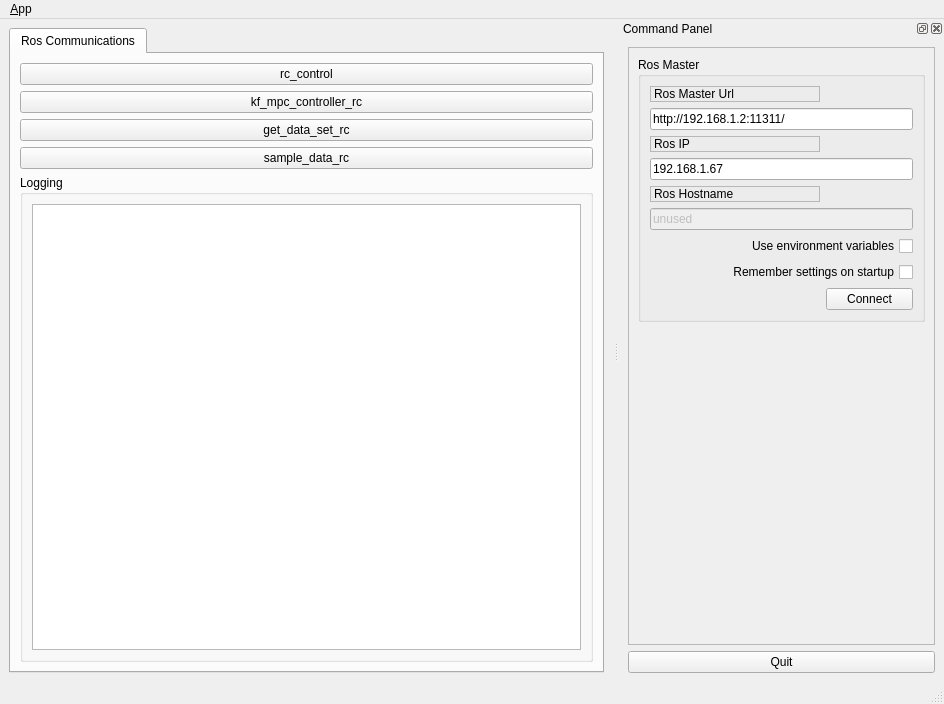
<?xml version="1.0" encoding="UTF-8"?>
<ui version="4.0">
 <class>MainWindowDesign</class>
 <widget class="QMainWindow" name="MainWindowDesign">
  <property name="geometry">
   <rect>
    <x>0</x>
    <y>0</y>
    <width>944</width>
    <height>704</height>
   </rect>
  </property>
  <property name="windowTitle">
   <string>QRosApp</string>
  </property>
  <property name="windowIcon">
   <iconset resource="../resources/images.qrc">
    <normaloff>:/images/icon.png</normaloff>:/images/icon.png</iconset>
  </property>
  <property name="locale">
   <locale language="English" country="Australia"/>
  </property>
  <widget class="QWidget" name="centralwidget">
   <layout class="QHBoxLayout">
    <item>
     <widget class="QTabWidget" name="tab_manager">
      <property name="minimumSize">
       <size>
        <width>100</width>
        <height>0</height>
       </size>
      </property>
      <property name="locale">
       <locale language="English" country="Australia"/>
      </property>
      <property name="currentIndex">
       <number>0</number>
      </property>
      <widget class="QWidget" name="tab_status">
       <attribute name="title">
        <string>Ros Communications</string>
       </attribute>
       <layout class="QVBoxLayout" name="verticalLayout_2">
        <item>
         <widget class="QPushButton" name="rc_control_button">
          <property name="text">
           <string>rc_control</string>
          </property>
         </widget>
        </item>
        <item>
         <widget class="QPushButton" name="kf_mpc_controller_rc_button">
          <property name="text">
           <string>kf_mpc_controller_rc</string>
          </property>
         </widget>
        </item>
        <item>
         <widget class="QPushButton" name="get_data_set_rc">
          <property name="text">
           <string>get_data_set_rc</string>
          </property>
         </widget>
        </item>
        <item>
         <widget class="QPushButton" name="sample_data_rc_button">
          <property name="text">
           <string>sample_data_rc</string>
          </property>
         </widget>
        </item>
        <item>
         <widget class="QGroupBox" name="groupBox_12">
          <property name="sizePolicy">
           <sizepolicy hsizetype="MinimumExpanding" vsizetype="Preferred">
            <horstretch>0</horstretch>
            <verstretch>0</verstretch>
           </sizepolicy>
          </property>
          <property name="title">
           <string>Logging</string>
          </property>
          <layout class="QGridLayout" name="gridLayout_3">
           <item row="1" column="0">
            <widget class="QListView" name="view_logging"/>
           </item>
          </layout>
         </widget>
        </item>
       </layout>
      </widget>
     </widget>
    </item>
   </layout>
  </widget>
  <widget class="QMenuBar" name="menubar">
   <property name="geometry">
    <rect>
     <x>0</x>
     <y>0</y>
     <width>944</width>
     <height>19</height>
    </rect>
   </property>
   <widget class="QMenu" name="menu_File">
    <property name="title">
     <string>&amp;App</string>
    </property>
    <addaction name="action_Preferences"/>
    <addaction name="separator"/>
    <addaction name="actionAbout"/>
    <addaction name="actionAbout_Qt"/>
    <addaction name="separator"/>
    <addaction name="action_Quit"/>
   </widget>
   <addaction name="menu_File"/>
  </widget>
  <widget class="QStatusBar" name="statusbar"/>
  <widget class="QDockWidget" name="dock_status">
   <property name="sizePolicy">
    <sizepolicy hsizetype="Minimum" vsizetype="Preferred">
     <horstretch>0</horstretch>
     <verstretch>0</verstretch>
    </sizepolicy>
   </property>
   <property name="minimumSize">
    <size>
     <width>325</width>
     <height>368</height>
    </size>
   </property>
   <property name="allowedAreas">
    <set>Qt::RightDockWidgetArea</set>
   </property>
   <property name="windowTitle">
    <string>Command Panel</string>
   </property>
   <attribute name="dockWidgetArea">
    <number>2</number>
   </attribute>
   <widget class="QWidget" name="dockWidgetContents_2">
    <layout class="QVBoxLayout" name="verticalLayout">
     <item>
      <widget class="QFrame" name="frame">
       <property name="sizePolicy">
        <sizepolicy hsizetype="Minimum" vsizetype="Preferred">
         <horstretch>0</horstretch>
         <verstretch>0</verstretch>
        </sizepolicy>
       </property>
       <property name="frameShape">
        <enum>QFrame::StyledPanel</enum>
       </property>
       <property name="frameShadow">
        <enum>QFrame::Raised</enum>
       </property>
       <layout class="QVBoxLayout" name="verticalLayout_3">
        <item>
         <widget class="QGroupBox" name="groupBox">
          <property name="title">
           <string>Ros Master</string>
          </property>
          <layout class="QGridLayout" name="gridLayout">
           <item row="0" column="0">
            <widget class="QLabel" name="label">
             <property name="frameShape">
              <enum>QFrame::StyledPanel</enum>
             </property>
             <property name="frameShadow">
              <enum>QFrame::Raised</enum>
             </property>
             <property name="text">
              <string>Ros Master Url</string>
             </property>
            </widget>
           </item>
           <item row="1" column="0" colspan="2">
            <widget class="QLineEdit" name="line_edit_master">
             <property name="text">
              <string>http://192.168.1.2:11311/</string>
             </property>
            </widget>
           </item>
           <item row="2" column="0">
            <widget class="QLabel" name="label_2">
             <property name="frameShape">
              <enum>QFrame::StyledPanel</enum>
             </property>
             <property name="frameShadow">
              <enum>QFrame::Raised</enum>
             </property>
             <property name="text">
              <string>Ros IP</string>
             </property>
            </widget>
           </item>
           <item row="3" column="0" colspan="2">
            <widget class="QLineEdit" name="line_edit_host">
             <property name="text">
              <string>192.168.1.67</string>
             </property>
            </widget>
           </item>
           <item row="4" column="0">
            <widget class="QLabel" name="label_3">
             <property name="frameShape">
              <enum>QFrame::StyledPanel</enum>
             </property>
             <property name="frameShadow">
              <enum>QFrame::Raised</enum>
             </property>
             <property name="text">
              <string>Ros Hostname</string>
             </property>
            </widget>
           </item>
           <item row="5" column="0" colspan="2">
            <widget class="QLineEdit" name="line_edit_topic">
             <property name="enabled">
              <bool>false</bool>
             </property>
             <property name="text">
              <string>unused</string>
             </property>
            </widget>
           </item>
           <item row="6" column="0" colspan="2">
            <widget class="QCheckBox" name="checkbox_use_environment">
             <property name="layoutDirection">
              <enum>Qt::RightToLeft</enum>
             </property>
             <property name="text">
              <string>Use environment variables</string>
             </property>
            </widget>
           </item>
           <item row="7" column="0" colspan="2">
            <widget class="QCheckBox" name="checkbox_remember_settings">
             <property name="layoutDirection">
              <enum>Qt::RightToLeft</enum>
             </property>
             <property name="text">
              <string>Remember settings on startup</string>
             </property>
            </widget>
           </item>
           <item row="8" column="0">
            <spacer name="horizontalSpacer">
             <property name="orientation">
              <enum>Qt::Horizontal</enum>
             </property>
             <property name="sizeHint" stdset="0">
              <size>
               <width>170</width>
               <height>21</height>
              </size>
             </property>
            </spacer>
           </item>
           <item row="8" column="1">
            <widget class="QPushButton" name="button_connect">
             <property name="enabled">
              <bool>true</bool>
             </property>
             <property name="sizePolicy">
              <sizepolicy hsizetype="MinimumExpanding" vsizetype="Fixed">
               <horstretch>0</horstretch>
               <verstretch>0</verstretch>
              </sizepolicy>
             </property>
             <property name="toolTip">
              <string>Set the target to the current joint trajectory state.</string>
             </property>
             <property name="statusTip">
              <string>Clear all waypoints and set the target to the current joint trajectory state.</string>
             </property>
             <property name="text">
              <string>Connect</string>
             </property>
            </widget>
           </item>
          </layout>
         </widget>
        </item>
        <item>
         <spacer name="verticalSpacer_3">
          <property name="orientation">
           <enum>Qt::Vertical</enum>
          </property>
          <property name="sizeHint" stdset="0">
           <size>
            <width>20</width>
            <height>233</height>
           </size>
          </property>
         </spacer>
        </item>
       </layout>
      </widget>
     </item>
     <item>
      <widget class="QPushButton" name="quit_button">
       <property name="sizePolicy">
        <sizepolicy hsizetype="MinimumExpanding" vsizetype="Fixed">
         <horstretch>0</horstretch>
         <verstretch>0</verstretch>
        </sizepolicy>
       </property>
       <property name="text">
        <string>Quit</string>
       </property>
      </widget>
     </item>
    </layout>
   </widget>
  </widget>
  <action name="action_Quit">
   <property name="text">
    <string>&amp;Quit</string>
   </property>
   <property name="shortcut">
    <string>Ctrl+Q</string>
   </property>
   <property name="shortcutContext">
    <enum>Qt::ApplicationShortcut</enum>
   </property>
  </action>
  <action name="action_Preferences">
   <property name="text">
    <string>&amp;Preferences</string>
   </property>
  </action>
  <action name="actionAbout">
   <property name="text">
    <string>&amp;About</string>
   </property>
  </action>
  <action name="actionAbout_Qt">
   <property name="text">
    <string>About &amp;Qt</string>
   </property>
  </action>
 </widget>
 <resources>
  <include location="../resources/images.qrc"/>
 </resources>
 <connections>
  <connection>
   <sender>action_Quit</sender>
   <signal>triggered()</signal>
   <receiver>MainWindowDesign</receiver>
   <slot>close()</slot>
   <hints>
    <hint type="sourcelabel">
     <x>-1</x>
     <y>-1</y>
    </hint>
    <hint type="destinationlabel">
     <x>399</x>
     <y>299</y>
    </hint>
   </hints>
  </connection>
  <connection>
   <sender>quit_button</sender>
   <signal>clicked()</signal>
   <receiver>MainWindowDesign</receiver>
   <slot>close()</slot>
   <hints>
    <hint type="sourcelabel">
     <x>859</x>
     <y>552</y>
    </hint>
    <hint type="destinationlabel">
     <x>469</x>
     <y>299</y>
    </hint>
   </hints>
  </connection>
 </connections>
</ui>
